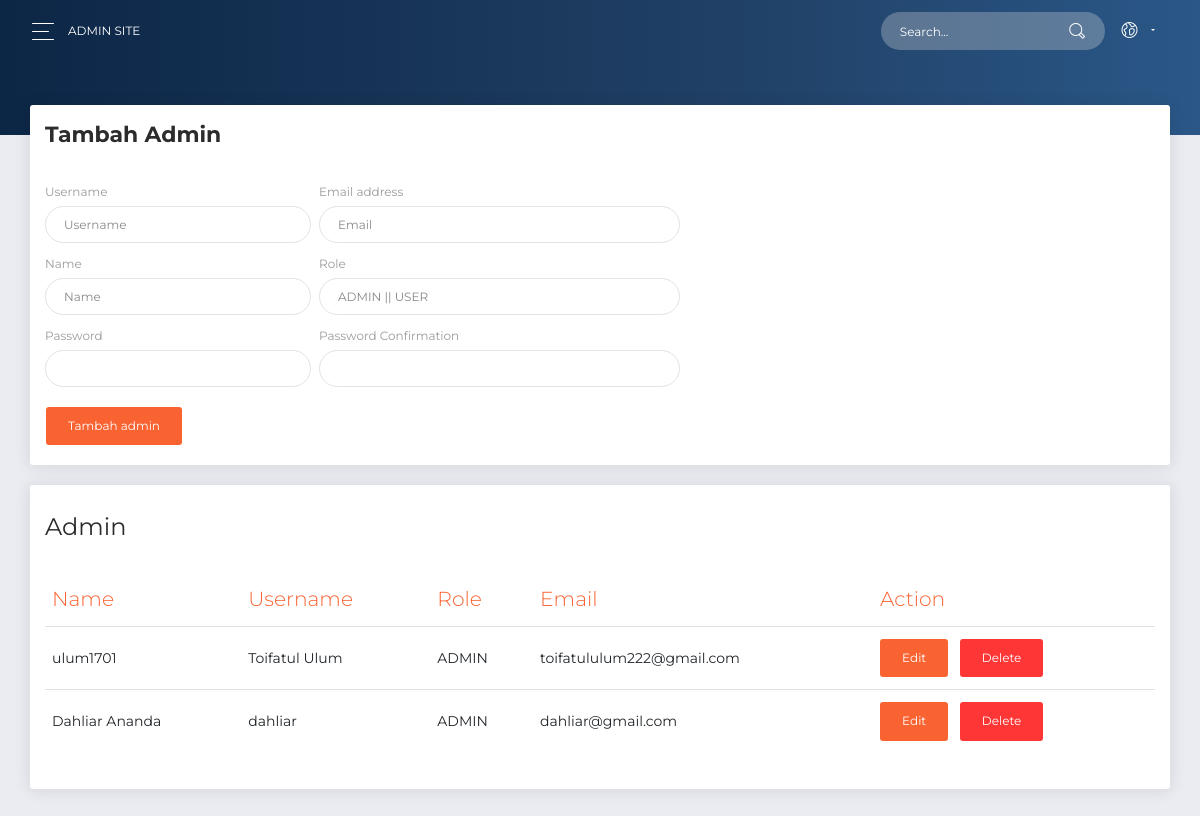
The page /admin (signed in) on the database its author committed.
### tables this page shows
CREATE TABLE `users` (
  `id` int(11) NOT NULL,
  `username` varchar(50) NOT NULL,
  `email` varchar(50) NOT NULL,
  `password` varchar(50) NOT NULL,
  `role` varchar(50) NOT NULL,
  `name` varchar(50) NOT NULL
);

### www/App/Core/Controller.php (called while the page is built, shortened)
<?php
class Controller {
    public function loadTemplateAdmin($viewName, $viewData = array()){
        include 'App/Views/templateadmin.php';
    }
    public function loadViewInTemplate($viewName, $viewData) {
        extract($viewData);
        include 'App/Views/' . $viewName . '.php';
    }
}

### www/App/Controllers/adminController.php (called while the page is built, shortened)
<?php
class adminController extends Controller {
	public function __construct(){
		$this->Admin=new Admin;
	}
	public function index(){
		$this->admin();
	}
	public function admin(){
		$admin=$this->Admin->get_admin();
		$this->loadTemplateAdmin('admin/admin', array('admin'=>$admin));
	}
}

### www/App/Core/Core.php (called while the page is built, shortened)
<?php
class Core {
	private $Url = null;
	private $Controller = '';
	private $Action = '';
	private $Params = [];
	Public function run(){
		$this->execute();
	}
	private function getUrl(){
		$url='/';
		if (isset($_GET['url'])){
			$url .=$_GET['url'];
		}
		$this->Url =$url;
	}
	private function getControllerActionParam() {
		if (!empty($this->Url) && $this->Url !='/') {
			$this->Url =explode('/', $this->Url);
			array_shift($this->Url);
			$this->Controller = $this->Url[0] . 'Controller';
			array_shift($this->Url);
		}else{
			$this->Url = explode('/', $this->Url);
			$this->Controller = 'indexController';
			$this->getAction();
			$this->getParams();
		}
	}
	private function getAction(){
		$this->Action ='index';
	}
	private function execute() {
		$fileClass = BASEDIR . "App/Controllers/" . $this->Controller . '.php';
		if(file_exists($fileClass)){
			require_once BASEDIR . "App/Core/Controller.php";
		}else{
		}
		$controllerClass = new $controllerClassName();
		call_user_func_array(array($controllerClass, $this->Action), $this->Params);
	}
}

### www/index.php (called while the page is built, shortened)
<?php
function autoload_classes($class_name)
{
	$filename = PROJECTPATH . '/' . str_replace('\\', '/', $class_name) .'.php';
}
require 'config.php';
$core = new App\Core\Core();
$core -> run();

### www/config.php (called while the page is built, shortened)
<?php
$config = array();
$config['dbname']= 'myDb';
$config['host']= 'db';
$config['password']= 'test';
$config['dbuser']= 'user';

### www/App/Core/Model.php (called while the page is built, shortened)
<?php
class Model {
	public function __construct() {
		global $config;
		$this->db = new mysqli($config['host'],$config['dbuser'],$config['password'],$config['dbname']);
	}
}

### www/App/Models/Admin.php (called while the page is built, shortened)
<?php
class Admin extends Model{
	public function get_admin(){
		$sql="SELECT * FROM users WHERE role='ADMIN'";
		$result=$this->db->query($sql);
		return $result;
	}
}

### www/App/Views/admin/admin.php (the view, shortened to what this page needs)
<div class="content">
  <div class="row">
    <div class="col-md-12">
      <div class="card">
        <div class="card-header">
          <h5 class="title">Tambah Admin</h5>
        </div>
        <div class="card-body">
          <form class="form-user" method="post" action="<?php echo BASE . '/admin/add_admin' ?>">
            <div class="row">
              <div class="col-md-3 pr-1">
                <div class="form-group">
                  <label>Username</label>
                  <input id="username" type="text" class="form-control" name="username" placeholder="Username" >
                </div>
              </div>
              <div class="col-md-4 pl-1">
                <div class="form-group">
                  <label for="exampleInputEmail1">Email address</label>
                  <input type="email" id="email" name="email" class="form-control" placeholder="Email">
                </div>
              </div>
            </div>
            <div class="row">
              <div class="col-md-3 pr-1">
                <div class="form-group">
                  <label>Name</label>
                  <input type="text" id="name" name="name" class="form-control" placeholder="Name" >
                </div>
              </div>
              <div class="col-md-4 pl-1">
                <div class="form-group">
                  <label for="exampleInputEmail1">Role</label>
                  <input type="text" id="role" class="form-control" placeholder="ADMIN || USER">
                </div>
              </div>
            </div>
            <div class="row">
              <div class="col-md-3 pr-1">
                <div class="form-group">
                  <label>Password</label>
                  <input type="password" id="password" name="password" class="form-control" >
                </div>
              </div>
              <div class="col-md-4 pl-1">
                <div class="form-group">
                  <label for="exampleInputEmail1">Password Confirmation</label>
                  <input type="password" id="password" name="passwordConfirmation" class="form-control" >
                </div>
              </div>
            </div>
            <button name=""class="btn btn-primary add-transaction">Tambah admin</button>
          </form>
        </div>
      </div>
    </div>
  </div>
  <div class="card">
    <div class="card-header">
      <h4 class="card-title">Admin</h4>
    </div>
    <div class="card-body">
      <div class="table-responsive">
        <table class="table">
          <thead class=" text-primary">
            <th>
              Name
            </th>
            <th>
              Username
            </th>
            <th>
              Role
            </th>
            <th >
              Email
            </th>
            <th>
              Action
            </th>
          </thead>
          <tbody>
            <?php foreach ($admin as $key => $value) { ?>
              <tr>
                <td>
                  <?php echo $value['name']; ?>
                </td>
                <td>
                  <?php echo $value['username']; ?>
                </td>
                <td>
                  <?php echo $value['role']; ?>
                </td>
                <td>
                 <?php echo $value['email']; ?>
               </td>
               <td>
                <a href="" class="btn btn-primary mr-2" data-toggle="modal" data-target="#exampleModal" data-whatever="<?php echo $value['id'] ?>" data-role="<?php echo $value['role'] ?>">Edit</a>
                <a href="<?php echo BASE ."/admin/delete?id=". $value['id'] ?>" class="btn btn-danger">Delete</a></td>
              </tr>
            <?php } ?>
          </tbody>
        </table>
      </div>
    </div>
  </div>
</div>

### rows shown on the page
users: name "ulum1701", username "Toifatul Ulum", role "ADMIN", email "toifatululum222@gmail.com"
users: name "Dahliar Ananda", username "dahliar", role "ADMIN", email "dahliar@gmail.com"
